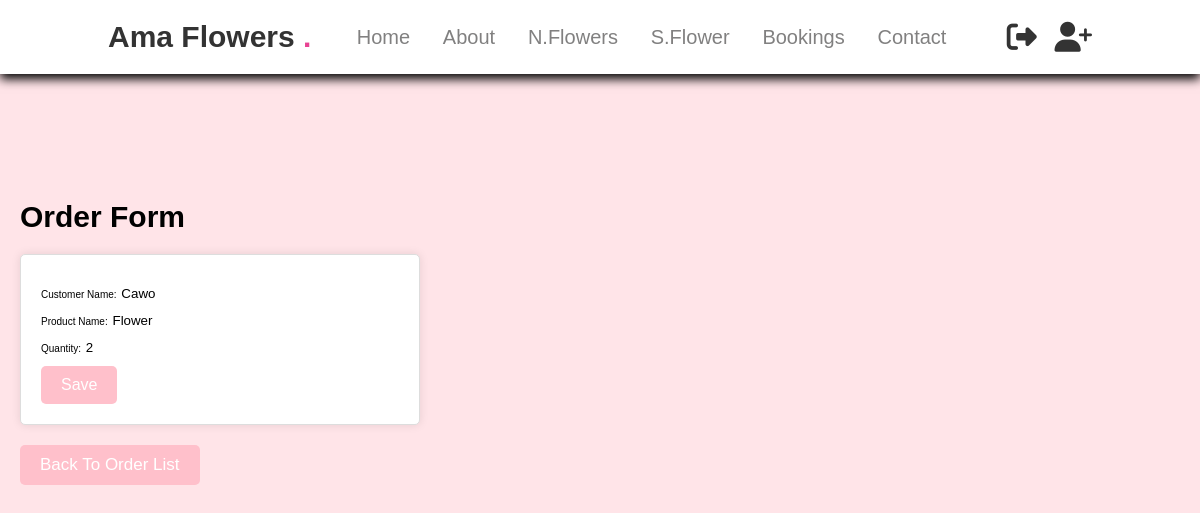
The app's page /order/4/edit/ with its own data.
### App/models.py (models this page shows, shortened)
class Order(models.Model):
    customer_name = models.CharField(max_length=100)
    product_name = models.CharField(max_length=100)
    quantity = models.PositiveIntegerField()
    order_date = models.DateField(auto_now_add=True)

### App/views.py (the view)
# urls.py: path('order/<int:pk>/edit/', views.order_update, name='order_update'),
def order_update(request, pk):
    order = get_object_or_404(Order, pk=pk)
    if request.method == "POST":
        form = OrderForm(request.POST, instance=order)
        if form.is_valid():
            form.save()
            return redirect('order_list')
    else:
        form = OrderForm(instance=order)
    return render(request, 'order_form.html', {'form': form})

### App/forms.py
class OrderForm(forms.ModelForm):
    class Meta:
        model = Order
        fields = ['customer_name', 'product_name', 'quantity']

### templates/order_form.html (shortened to what this page needs)
{%extends 'base.html'%}
{% load static %}
{% block content %}
<link rel="stylesheet" href="https://cdnjs.cloudflare.com/ajax/libs/font-awesome/6.6.0/css/all.min.css">
    <link rel="stylesheet" type="text/css" href="{% static 'css/oder.css' %}">
    <h1>Order Form</h1>
    <form method="post">
        {{ form.as_p }}
        <button type="submit">Save</button>
    </form>
    <a href="{% url 'order_list' %}" class="back-link">Back to Order List</a>
{% endblock %}

### static/css/base.css (style rules this page uses)
:root { --pink:#e84393; }
* { margin: 0; box-sizing: border-box; font-family: Verdana, Geneva, Tahoma, sans-serif; outline: none; border: none; text-decoration: none; text-transform: capitalize; transition: 2s linear; }
html { font-size: 62.5%; scroll-behavior: smooth; scroll-padding-top: 6rem; overflow-x: hidden; }
body { font-family: Arial, sans-serif; margin: 0; padding: 0; box-sizing: border-box; }

### static/css/oder.css (style rules this page uses)
body { font-family: Arial, sans-serif; margin: 20px; background-color:rgb(255, 228, 232); }
h1 { color: #000000; font-size: 3rem; margin-top: 20rem; }
a { color: black; text-decoration: none; font-size: 1.7rem; font-family: sans-serif; }
button { background-color: pink; color: white; border: none; padding: 10px 20px; font-size: 16px; border-radius: 5px; cursor: pointer; }
form { max-width: 400px; margin-top: 2rem; padding: 20px; background-color: white; border: 1px solid #ddd; border-radius: 5px; box-shadow: 0 0 10px rgba(0, 0, 0, 0.1); }
form p { margin: 10px 0; }
.back-link { display: inline-block; margin: 20px 0; padding: 10px 20px; background-color: pink; color: white; border-radius: 5px; }

### records on screen
Order: customer_name "cawo", product_name "flower", quantity "2"
